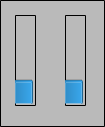
<?xml version="1.0" encoding="UTF-8"?>
<ui version="4.0">
 <class>Form</class>
 <widget class="QWidget" name="Form">
  <property name="geometry">
   <rect>
    <x>0</x>
    <y>0</y>
    <width>105</width>
    <height>127</height>
   </rect>
  </property>
  <property name="windowTitle">
   <string>Form</string>
  </property>
  <property name="styleSheet">
   <string notr="true">background-color: rgb(186, 186, 186);
border: 1px solid black; 
border-radius: 1px;</string>
  </property>
  <widget class="QProgressBar" name="volume_bar">
   <property name="geometry">
    <rect>
     <x>65</x>
     <y>15</y>
     <width>21</width>
     <height>91</height>
    </rect>
   </property>
   <property name="value">
    <number>24</number>
   </property>
   <property name="alignment">
    <set>Qt::AlignLeading|Qt::AlignLeft|Qt::AlignVCenter</set>
   </property>
   <property name="textVisible">
    <bool>false</bool>
   </property>
   <property name="orientation">
    <enum>Qt::Vertical</enum>
   </property>
   <property name="invertedAppearance">
    <bool>false</bool>
   </property>
   <property name="textDirection">
    <enum>QProgressBar::TopToBottom</enum>
   </property>
  </widget>
  <widget class="QProgressBar" name="backlight_bar">
   <property name="geometry">
    <rect>
     <x>15</x>
     <y>15</y>
     <width>21</width>
     <height>91</height>
    </rect>
   </property>
   <property name="styleSheet">
    <string notr="true"/>
   </property>
   <property name="value">
    <number>24</number>
   </property>
   <property name="alignment">
    <set>Qt::AlignLeading|Qt::AlignLeft|Qt::AlignVCenter</set>
   </property>
   <property name="textVisible">
    <bool>false</bool>
   </property>
   <property name="orientation">
    <enum>Qt::Vertical</enum>
   </property>
   <property name="invertedAppearance">
    <bool>false</bool>
   </property>
   <property name="textDirection">
    <enum>QProgressBar::TopToBottom</enum>
   </property>
  </widget>
 </widget>
 <resources/>
 <connections/>
</ui>
